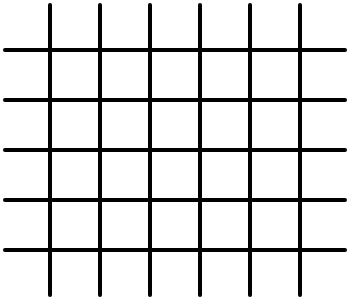
Frame 1 (no input)
Frame 60 (no input): identical to frame 1, image omitted
Frame 120 (the mouse pressed at the canvas centre since frame 60): identical to frame 1, image omitted

The p5.js sketch that drew this single still picture (run headless with seeded random() and noise() and a simulated clock; from frame 60 on, the mouse is pressed at the canvas centre):

// p5.js sketch
// ── sketch.js

let gameBoard = [
  ['', '', '', '', '', '', ''],
  ['', '', '', '', '', '', ''],
  ['', '', '', '', '', '', ''],
  ['', '', '', '', '', '', ''],
  ['', '', '', '', '', '', ''],
  ['', '', '', '', '', '', '']
];

let testBoard = [
  ['', '', '', '', '', '', ''],
  ['', '', '', '', '', '', ''],
  ['', '', '', '', '', '', ''],
  ['', '', '', '', '', '', ''],
  ['', '', '', '', '', '', ''],
  ['', '', '', '', '', '', '']
];

let w; // width of canvas divided by 3
let h; // height of canvas divided by 3

let human = 'red';
let ai = 'yellow';
let currentPlayer = human;
let winner = null;

let numPlayers = 0;
let resultText;

function setup() {
  createCanvas(50*7, 50*6);
  resultText = createP('');
  w = width / 7;
  h = height / 6;
}

function mousePressed() {
  //if (currentPlayer == human) {
    // looks at where human clicked (0-6 for column #)
    let column = floor(mouseX / w);
    if (mouseY > 0 && mouseY < height && winner == null && numPlayers != 0 ) {
      dropPiece(gameBoard, column, currentPlayer);
      currentPlayer = currentPlayer == human ? ai : human;

      winner = checkForWinner(gameBoard);

      if (numPlayers == 1 && currentPlayer == ai && winner == null) {
        // computer's move
        dropPiece(gameBoard, computerMove(), ai);

        let threeInARows = checkForThreeInARows(gameBoard)
        threeInARows_ai = threeInARows[0];
        threeInARows_human = threeInARows[1];

        currentPlayer = currentPlayer == human ? ai : human;
      }

      winner = checkForWinner(gameBoard);
    }
}

function dropPiece(board, col, player) {
  // starts from bottom of column looking for open spot
  for (let i = 5; i >= 0; i--) {
    if (board[i][col] == '') {
      board[i][col] = player;
      break;
    }
  }
}

function setNumPlayers(num) {
  // sets # of players
  numPlayers = num;

  // shows reset button
  let btnReset = document.getElementById("btnReset");
  btnReset.style.display = 'inline';

  // hides # of player buttons
  let btn1Player = document.getElementById("btn1Player");
  btn1Player.style.display = 'none';
  let btn2Player = document.getElementById("btn2Player");
  btn2Player.style.display = 'none';
}

function resetGame() {
  // sets # of players to 0, so player can't play until they select a new # of players
  currentPlayer = human;
  numPlayers = 0;
  winner = null;

  // resets game board
  gameBoard = [
    ['', '', '', '', '', '', ''],
    ['', '', '', '', '', '', ''],
    ['', '', '', '', '', '', ''],
    ['', '', '', '', '', '', ''],
    ['', '', '', '', '', '', ''],
    ['', '', '', '', '', '', '']
  ];
  loop();

  // clears out result text
  resultText.html('');

  // hides reset button
  let btnReset = document.getElementById("btnReset");
  btnReset.style.display = 'none';

  // shows # of player buttons
  let btn1Player = document.getElementById("btn1Player");
  btn1Player.style.display = 'inline';
  let btn2Player = document.getElementById("btn2Player");
  btn2Player.style.display = 'inline';
}

function draw() {
  // background of canvas
  background(255);
  // line width
  strokeWeight(4);
  // rounds ends of lines
  strokeCap(ROUND);

  // start x, start y, end x, end y
  stroke(0);
  for (let i = 1; i < 7; i++) {
    line(w*i, 5, w*i, height-5);
  }
  for (let j = 1; j < 6; j++) {
    line(5, h*j, width-5, h*j);
  }

  // draws pieces on board
  for (let j = 0;  j < 7; j++) {
    for (let i = 0; i < 6; i++) {
      let x = w * j + w / 2;
      let y = h * i + h / 2;
      let r = w / 4;

      let spot = gameBoard[i][j];

      if (spot == human) {
        fill(237, 41, 57);
        // x, y, diameter
        circle(x, y, r * 2);
      } else if (spot == ai) {
        fill(252, 209, 42);
        // x, y, diameter
        circle(x, y, r * 2);
      }
    }
  }

  if (winner != null) {
    // someone won or there was a tie
    noLoop();
    resultText.style('font-size', '32pt');
    if (winner == 'tie') {
      resultText.html('Tie!');
    } else {
      if (winner == "yellow") {
        resultText.html("Yellow won!");
      } else {
        resultText.html("Red won!");
      }
    }
  }
}

// ── minimax.js
let scores = {
  yellow: 1000, // ai wins
  red: -900,  // human wins, -1000
  tie: 0,
  center: 10, // 10
  twoInARow: 20,
  threeInARow: 30,
  oppTwoInARow: -15,  // -20
  oppThreeInARow: -25,  // -30
  null: 0
}

let threeInARows_human = 0;
let threeInARows_ai = 0;
let twoInARows_human = 0;
let twoInARows_ai = 0;

function computerMove() {
  let bestScore = -Infinity;
  let bestCol = Math.floor(Math.random() * 7);;

  let valid_columns = getValidCols(gameBoard);
  for (let i = 0; i < valid_columns.length; i++) {
    // copies game board into test board variable
    for (let y = 0; y < testBoard.length; y++) {
      for (let x = 0; x < testBoard[0].length; x++) {
        testBoard[y][x] = gameBoard[y][x];
      }
    }

    // tests dropping the AI's piece in column i
    dropPiece(testBoard, valid_columns[i], ai);

    // scores the move
    let score = minimax(testBoard, 0, false);
    console.log("AI " + valid_columns[i] + " - " + score);

    // updates the best score
    if (score > bestScore) {
      bestScore = score;
      bestCol = valid_columns[i];
    } else if (score == bestScore) {
      if (Math.random() > 0.5) {
        bestCol = valid_columns[i];
      }
    }
  }

  console.log(bestCol);
  return bestCol;
}

/*
 * board (2D array) - is the game game board
 * depth (int) - is how many moves out to look
 * isMaximizing (boolean) - is based on whose turn (true = ai, false = human)
*/
function minimax(board, depth, isMaximizing) {
  let result = scoreMove(board);
  if (result == "red" || result == "yellow" || depth == 4) {
    return scores[result];
  }

  if (isMaximizing) {
    // ai's turn
    let bestScore = -Infinity;
    let valid_columns = getValidCols(board);
    for (let i = 0; i < valid_columns.length; i++) {
      // tests dropping the AI's piece in column i
      let yPos = 0;
      for (let y = 5; y >= 0; y--) {
        if (board[y][valid_columns[i]] == '') {
          board[y][valid_columns[i]] = ai;
          yPos = y;
          break;
        }
      }

      // i think minus thing helps it value shorter route to get there
      let score = minimax(board, depth+1, false) - depth;
      // undos the move
      board[yPos][valid_columns[i]] = '';
      // saves the best score
      bestScore = max(score, bestScore);
    }
    return bestScore;
  } else {
    // human's turn
    let bestScore = Infinity;
    let valid_columns = getValidCols(board);
    for (let i = 0; i < valid_columns.length; i++) {
      // tests dropping the AI's piece in column i
      let yPos = 0;
      for (let y = 5; y >= 0; y--) {
        if (board[y][valid_columns[i]] == '') {
          board[y][valid_columns[i]] = human;
          yPos = y;
          break;
        }
      }

      // i think minus thing helps it value shorter route to get there
      let score = minimax(board, depth+1, true) - depth;
      // undos the move
      board[yPos][valid_columns[i]] = '';
      // saves the best score
      bestScore = min(score, bestScore);
    }
    return bestScore;
  }
}

function getValidCols(board) {
  validCols = [];
  for (let j = 0; j < board[0].length; j++) {
    if (board[0][j] == '') {
      validCols.push(j);
    }
  }
  return validCols;
}

function checkForThreeInARows(board) {
  new_threeInARows_ai = 0;
  new_threeInARows_human = 0;
  new_twoInARows_ai = 0;
  new_twoInARows_human = 0;

  // horizontal three in a row
  for (let i = 0; i < 6; i++) {
    for (let j = 0; j < 5; j++) {
      if (equals3(board[i][j], board[i][j+1], board[i][j+2])) {
        if (board[i][j] == human) {
          new_threeInARows_human++;
        } else {
          new_threeInARows_ai++;
        }
      }
    }
  }

  // vertical three in a row
  for (let i = 0; i < 4; i++) {
    for (let j = 0; j < 7; j++) {
      if (equals3(board[i][j], board[i+1][j], board[i+2][j])) {
        if (board[i][j] == human) {
          new_threeInARows_human++;
        } else {
          new_threeInARows_ai++;
        }
      }
    }
  }

  // diagonal three in a row
  for (let i = 0; i < 4; i++) {
    for (let j = 0; j < 5; j++) {
      if (equals3(board[i][j], board[i+1][j+1], board[i+2][j+2])) {
        if (board[i][j] == human) {
          new_threeInARows_human++;
        } else {
          new_threeInARows_ai++;
        }
      }
    }
  }
  for (let i = 0; i < 4; i++) {
    for (let j = 2; j < 7; j++) {
      if (equals3(board[i][j], board[i+1][j-1], board[i+2][j-2])) {
        if (board[i][j] == human) {
          new_threeInARows_human++;
        } else {
          new_threeInARows_ai++;
        }
      }
    }
  }

  return [new_threeInARows_ai, new_threeInARows_human];
}

function scoreMove(board) {
  let result = null;

  let threeInARows = checkForThreeInARows(board)
  new_threeInARows_ai = threeInARows[0];
  new_threeInARows_human = threeInARows[1];

  if (new_threeInARows_ai > threeInARows_ai) {
    result = 'threeInARow';
  }
  if (new_threeInARows_human > threeInARows_human) {
    result = 'oppThreeInARow';
  }

  // horizontal win
  for (let i = 0; i < 6; i++) {
    for (let j = 0; j < 4; j++) {
      if (equals4(board[i][j], board[i][j+1], board[i][j+2], board[i][j+3])) {
        result = board[i][j];
      }
    }
  }

  // vertical win
  for (let i = 0; i < 3; i++) {
    for (let j = 0; j < 7; j++) {
      if (equals4(board[i][j], board[i+1][j], board[i+2][j], board[i+3][j])) {
        result = board[i][j];
        //console.log(board);
      }
    }
  }

  // diagonal win
  for (let i = 0; i < 3; i++) {
    for (let j = 0; j < 4; j++) {
      if (equals4(board[i][j], board[i+1][j+1], board[i+2][j+2], board[i+3][j+3])) {
        result = board[i][j];
        //console.log(board);
      }
      if (equals4(board[i][j+3], board[i+1][j+2], board[i+2][j+1], board[i+3][j])) {
        result = board[i][j+3];
        //console.log(board);
      }
    }
  }

  if (result != null) {
    return result;
  } else {
    return null;
  }
}

function checkForWinner(board) {
  let result = null;

  // checks for winner
  // horizontal win
  for (let i = 0; i < 6; i++) {
    if (equals4(board[i][0], board[i][1], board[i][2], board[i][3])) {
      result = board[i][3];
      //console.log("horizontal win: " + board[i][3]);
    }
    if (equals4(board[i][1], board[i][2], board[i][3], board[i][4])) {
      result = board[i][3];
      //console.log("horizontal win: " + board[i][3]);
    }
    if (equals4(board[i][2], board[i][3], board[i][4], board[i][5])) {
      result = board[i][3];
      //console.log("horizontal win: " + board[i][3]);
    }
    if (equals4(board[i][3], board[i][4], board[i][5], board[i][6])) {
      result = board[i][3];
      //console.log("horizontal win: " + board[i][3]);
    }
  }

  // vertical win
  for (let j = 0; j < 7; j++) {
    if (equals4(board[0][j], board[1][j], board[2][j], board[3][j])) {
      result = board[3][j];
      //console.log("vertical win: " + board[3][j]);
    }
    if (equals4(board[1][j], board[2][j], board[3][j], board[4][j])) {
      result = board[3][j];
      //console.log("vertical win: " + board[3][j]);
    }
    if (equals4(board[2][j], board[3][j], board[4][j], board[5][j])) {
      result = board[3][j];
      //console.log("vertical win: " + board[3][j]);
    }
  }

  // diagonal win
  for (let i = 0; i < 3; i++) {
    for (let j = 0; j < 4; j++) {
      if (equals4(board[i][j], board[i+1][j+1], board[i+2][j+2], board[i+3][j+3])) {
        result = board[i][j];
        //console.log("diagonal win: " + board[i][j]);
      }
      if (equals4(board[i][j+3], board[i+1][j+2], board[i+2][j+1], board[i+3][j])) {
        result = board[i][j+3];
        //console.log("diagonal win: " + board[i][j+3]);
      }
    }
  }

  let openSpots = 0;
  for (let i = 0; i < 6; i++) {
    for (let j = 0; j < 7; j++) {
      if (board[i][j] == '') {
        openSpots++;
      }
    }
  }

  // tie
  if (result == null && openSpots == 0) {
    return 'tie';
  } else {
    return result;
  }
}

function equals4(a, b, c, d) {
  return a == b && b == c && c == d && a != '';
}

function equals3(a, b, c) {
  return a == b && b == c && a != '';
}

function equals2(a, b) {
  return a == b && a != '';
}
